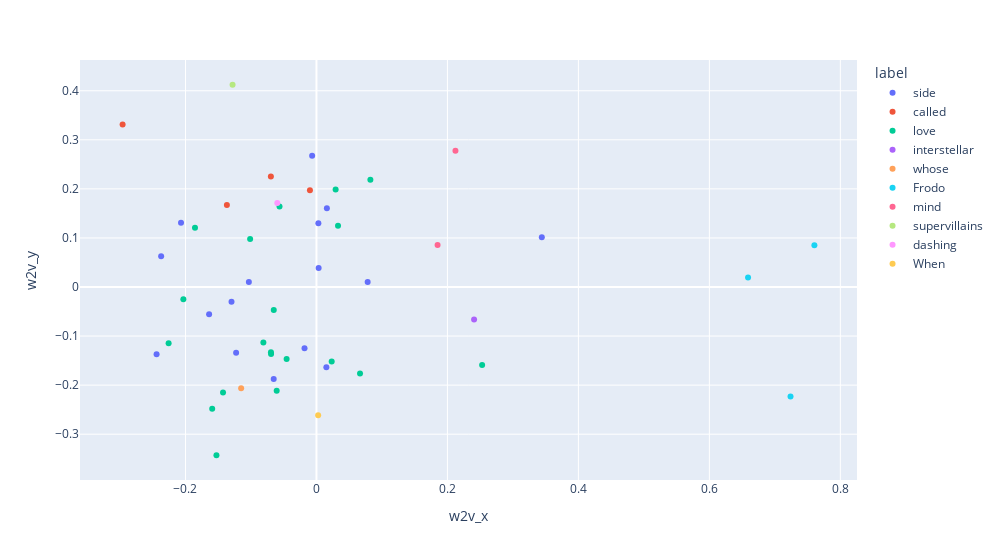

The notebook cell this image was saved under:
### Code cell
from sklearn.decomposition import PCA
from sklearn.cluster import KMeans
import plotly.express as px

def plot_space(movies_for_plot):
    movies_for_plot["genre"] = movies_for_plot["genres"].apply(lambda genres: genres[0] if genres else "Unknown")
    movies_for_plot["w2v"] = movies_for_plot['overview'].apply(lambda overview: get_text_mean_vector(overview))
    
    kmeans = KMeans(n_clusters=10)
    labels = kmeans.fit_predict(movies_for_plot["w2v"].to_list())
    
    print(labels)
    centers = kmeans.cluster_centers_

    all_keywords = set()
    for overview in movies_for_plot["overview"]:
        tokens = tokenize_movie_overview(overview)
        all_keywords.update(tokens)
    all_keywords = list(all_keywords)
    all_keywords.remove('And')
    all_keywords.remove('true')

    center_words = []
            
    for center in centers:
        sims = cosine_similarity([center], [google_news_wv[k] for k in all_keywords if k in google_news_wv])[0]
        center_words.append(all_keywords[sims.argsort()[-1]])

    movies_for_plot["label"] = [center_words[label] for label in labels]

    pca = PCA(2)
    
    m_2d_vec = pca.fit_transform(movies_for_plot["w2v"].to_list())
    movies_for_plot["w2v_x"] = m_2d_vec[:,0]
    movies_for_plot["w2v_y"] = m_2d_vec[:,1]
    
    fig = px.scatter(movies_for_plot, x="w2v_x", y="w2v_y", color="label", hover_name="title", hover_data=["genres"], width=1000)
    fig.show()

movie_titles = ["Django Unchained", "12 Years a Slave", "Pulp Fiction", "Toy Story", "Toy Story 2", "Fight Club", "Reservoir Dogs"]
# plot_space(movies[movies["title"].isin(movie_titles)])
plot_space(movies.sort_values(by='vote_count', ascending=False).head(50))

### Figure 1 — Plotly figure (JSON) as saved in the notebook; plotly's stock layout.template omitted (floating-point values rounded to 4 significant figures)
{"data": [{"customdata": [[["Action", "Thriller", "Science Fiction", "Mystery", "Adventure"]], [["Action", "Adventure", "Fantasy", "Science Fiction"]], [["Science Fiction", "Action", "Adventure"]], [["Drama"]], [["Science Fiction", "Adventure", "Fantasy"]], [["Action", "Adventure", "Science Fiction", "Thriller"]], [["Action", "Science Fiction"]], [["Action", "Adventure", "Science Fiction"]], [["Comedy", "Drama", "Romance"]], [["Adventure", "Action", "Science Fiction"]], [["Drama", "Adventure", "Science Fiction"]], [["Action", "Adventure", "Fantasy"]], [["Action", "Adventure", "Science Fiction"]], [["Adventure", "Fantasy", "Action"]], [["Animation", "Family"]], [["Action", "Adventure", "Fantasy", "Science Fiction"]]], "hovertemplate": "<b>%{hovertext}</b><br><br>label=side<br>w2v_x=%{x}<br>w2v_y=%{y}<br>genres=%{customdata[0]}<extra></extra>", "hovertext": ["Inception", "Avatar", "The Avengers", "Fight Club", "The Hunger Games", "Mad Max: Fury Road", "The Matrix", "Iron Man 3", "Forrest Gump", "Captain America: Civil War", "The Martian", "Batman v Superman: Dawn of Justice", "Avengers: Age of Ultron", "Thor", "Despicable Me", "Man of Steel"], "legendgroup": "side", "marker": {"color": "#636efa", "symbol": "circle"}, "mode": "markers", "name": "side", "orientation": "v", "showlegend": true, "type": "scatter", "x": [-0.2371, 0.07819, -0.2068, -0.1639, -0.1297, -0.1227, 0.01593, -0.1032, -0.2441, -0.006567, -0.06527, 0.002929, 0.003337, 0.3441, -0.01821, 0.01512], "xaxis": "x", "y": [0.06279, 0.0101, 0.1311, -0.05545, -0.02981, -0.1339, 0.1606, 0.01038, -0.1368, 0.2675, -0.1877, 0.1299, 0.03851, 0.1012, -0.1247, -0.1636], "yaxis": "y"}, {"customdata": [[["Drama", "Action", "Crime", "Thriller"]], [["Action", "Crime", "Drama", "Thriller"]], [["Action", "Crime", "Drama"]], [["Crime", "Drama", "Comedy"]]], "hovertemplate": "<b>%{hovertext}</b><br><br>label=called<br>w2v_x=%{x}<br>w2v_y=%{y}<br>genres=%{customdata[0]}<extra></extra>", "hovertext": ["The Dark Knight", "The Dark Knight Rises", "Batman Begins", "The Wolf of Wall Street"], "legendgroup": "called", "marker": {"color": "#EF553B", "symbol": "circle"}, "mode": "markers", "name": "called", "orientation": "v", "showlegend": true, "type": "scatter", "x": [-0.06961, -0.009951, -0.1368, -0.296], "xaxis": "x", "y": [0.2255, 0.197, 0.1674, 0.3311], "yaxis": "y"}, {"customdata": [[["Action", "Adventure", "Comedy"]], [["Action", "Science Fiction", "Adventure"]], [["Action", "Science Fiction", "Adventure"]], [["Adventure", "Fantasy", "Action"]], [["Action", "Adventure", "Science Fiction", "Thriller"]], [["Thriller", "Crime"]], [["Drama", "Crime"]], [["Drama", "Romance", "Thriller"]], [["Action", "Adventure", "Thriller"]], [["Adventure", "Fantasy", "Action"]], [["Adventure", "Fantasy", "Family"]], [["Action", "Adventure", "Science Fiction"]], [["Animation", "Comedy", "Family", "Adventure"]], [["Adventure", "Action", "Science Fiction"]], [["Drama", "Comedy", "Animation", "Family"]], [["Action", "Adventure", "Fantasy"]], [["Adventure", "Action", "Science Fiction"]], [["Drama", "Thriller", "Mystery"]], [["Animation", "Family"]], [["Comedy"]]], "hovertemplate": "<b>%{hovertext}</b><br><br>label=love<br>w2v_x=%{x}<br>w2v_y=%{y}<br>genres=%{customdata[0]}<extra></extra>", "hovertext": ["Deadpool", "Guardians of the Galaxy", "Iron Man", "The Lord of the Rings: The Fellowship of the Ring", "Jurassic World", "Pulp Fiction", "The Shawshank Redemption", "Titanic", "Skyfall", "Pirates of the Caribbean: The Curse of the Black Pearl", "Harry Potter and the Philosopher's Stone", "Captain America: The First Avenger", "Up", "Iron Man 2", "Inside Out", "The Amazing Spider-Man", "The Hunger Games: Catching Fire", "Shutter Island", "WALL·E", "The Hangover"], "legendgroup": "love", "marker": {"color": "#00cc96", "symbol": "circle"}, "mode": "markers", "name": "love", "orientation": "v", "showlegend": true, "type": "scatter", "x": [0.03293, -0.04557, 0.08235, 0.253, -0.06072, -0.08107, -0.2033, -0.1427, -0.1855, 0.02325, 0.06655, 0.02928, -0.1592, -0.05639, -0.2258, -0.06931, -0.06516, -0.1013, -0.06948, -0.1527], "xaxis": "x", "y": [0.1248, -0.1466, 0.2185, -0.1588, -0.2114, -0.1131, -0.02512, -0.2151, 0.1207, -0.152, -0.1762, 0.1989, -0.248, 0.1641, -0.1146, -0.1367, -0.04706, 0.09779, -0.1331, -0.3429], "yaxis": "y"}, {"customdata": [[["Adventure", "Drama", "Science Fiction"]]], "hovertemplate": "<b>%{hovertext}</b><br><br>label=interstellar<br>w2v_x=%{x}<br>w2v_y=%{y}<br>genres=%{customdata[0]}<extra></extra>", "hovertext": ["Interstellar"], "legendgroup": "interstellar", "marker": {"color": "#ab63fa", "symbol": "circle"}, "mode": "markers", "name": "interstellar", "orientation": "v", "showlegend": true, "type": "scatter", "x": [0.2407], "xaxis": "x", "y": [-0.06606], "yaxis": "y"}, {"customdata": [[["Drama", "Western"]]], "hovertemplate": "<b>%{hovertext}</b><br><br>label=whose<br>w2v_x=%{x}<br>w2v_y=%{y}<br>genres=%{customdata[0]}<extra></extra>", "hovertext": ["Django Unchained"], "legendgroup": "whose", "marker": {"color": "#FFA15A", "symbol": "circle"}, "mode": "markers", "name": "whose", "orientation": "v", "showlegend": true, "type": "scatter", "x": [-0.115], "xaxis": "x", "y": [-0.2062], "yaxis": "y"}, {"customdata": [[["Adventure", "Fantasy", "Action"]], [["Adventure", "Fantasy", "Action"]], [["Adventure", "Fantasy", "Action"]]], "hovertemplate": "<b>%{hovertext}</b><br><br>label=Frodo<br>w2v_x=%{x}<br>w2v_y=%{y}<br>genres=%{customdata[0]}<extra></extra>", "hovertext": ["The Hobbit: An Unexpected Journey", "The Lord of the Rings: The Return of the King", "The Lord of the Rings: The Two Towers"], "legendgroup": "Frodo", "marker": {"color": "#19d3f3", "symbol": "circle"}, "mode": "markers", "name": "Frodo", "orientation": "v", "showlegend": true, "type": "scatter", "x": [0.7239, 0.6591, 0.7604], "xaxis": "x", "y": [-0.2229, 0.01922, 0.0851], "yaxis": "y"}, {"customdata": [[["Action", "Adventure", "Science Fiction", "Fantasy"]], [["Adventure", "Action", "Science Fiction"]]], "hovertemplate": "<b>%{hovertext}</b><br><br>label=mind<br>w2v_x=%{x}<br>w2v_y=%{y}<br>genres=%{customdata[0]}<extra></extra>", "hovertext": ["Star Wars: The Force Awakens", "Star Wars"], "legendgroup": "mind", "marker": {"color": "#FF6692", "symbol": "circle"}, "mode": "markers", "name": "mind", "orientation": "v", "showlegend": true, "type": "scatter", "x": [0.2123, 0.185], "xaxis": "x", "y": [0.278, 0.08584], "yaxis": "y"}, {"customdata": [[["Action", "Adventure", "Crime", "Fantasy", "Science Fiction"]]], "hovertemplate": "<b>%{hovertext}</b><br><br>label=supervillains<br>w2v_x=%{x}<br>w2v_y=%{y}<br>genres=%{customdata[0]}<extra></extra>", "hovertext": ["Suicide Squad"], "legendgroup": "supervillains", "marker": {"color": "#B6E880", "symbol": "circle"}, "mode": "markers", "name": "supervillains", "orientation": "v", "showlegend": true, "type": "scatter", "x": [-0.1281], "xaxis": "x", "y": [0.4122], "yaxis": "y"}, {"customdata": [[["Drama", "Action", "Thriller", "War"]]], "hovertemplate": "<b>%{hovertext}</b><br><br>label=dashing<br>w2v_x=%{x}<br>w2v_y=%{y}<br>genres=%{customdata[0]}<extra></extra>", "hovertext": ["Inglourious Basterds"], "legendgroup": "dashing", "marker": {"color": "#FF97FF", "symbol": "circle"}, "mode": "markers", "name": "dashing", "orientation": "v", "showlegend": true, "type": "scatter", "x": [-0.05975], "xaxis": "x", "y": [0.1712], "yaxis": "y"}, {"customdata": [[["Western", "Drama", "Adventure", "Thriller"]]], "hovertemplate": "<b>%{hovertext}</b><br><br>label=When<br>w2v_x=%{x}<br>w2v_y=%{y}<br>genres=%{customdata[0]}<extra></extra>", "hovertext": ["The Revenant"], "legendgroup": "When", "marker": {"color": "#FECB52", "symbol": "circle"}, "mode": "markers", "name": "When", "orientation": "v", "showlegend": true, "type": "scatter", "x": [0.002597], "xaxis": "x", "y": [-0.2615], "yaxis": "y"}], "layout": {"legend": {"title": {"text": "label"}, "tracegroupgap": 0}, "margin": {"t": 60}, "width": 1000, "xaxis": {"anchor": "y", "domain": [0, 1], "title": {"text": "w2v_x"}}, "yaxis": {"anchor": "x", "domain": [0, 1], "title": {"text": "w2v_y"}}}}
